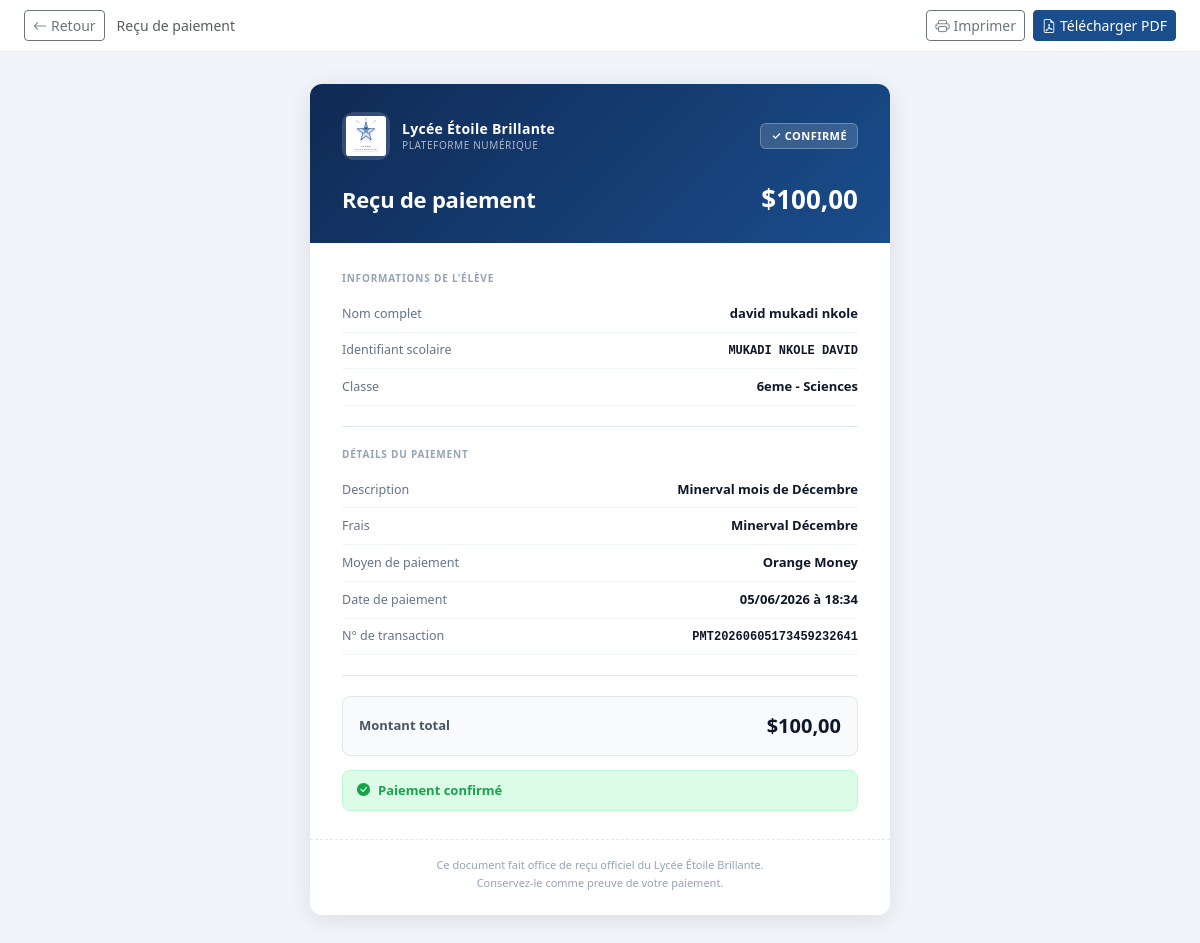
/paiements/10/recu/ (signed in), run on the app's committed database.
### payments/models.py (models this page shows, shortened)
class Paiement(models.Model):
    MODE_CHOICES = [
        ("orange", "Orange Money"),
        ("airtel", "Airtel Money"),
        ("mpesa", "M-Pesa"),
    ]
    STATUT_CHOICES = [
        ("en_attente", "En attente"),
        ("paye", "Payé"),
        ("echec", "Échec"),
    ]
    eleve = models.ForeignKey(Eleve, on_delete=models.CASCADE, related_name="paiements")
    frais = models.ForeignKey(FraisScolaire, null=True, blank=True, on_delete=models.PROTECT, related_name="paiements")
    moyen_paiement = models.CharField(max_length=20, choices=MODE_CHOICES, null=True, blank=True)
    montant = models.DecimalField(max_digits=10, decimal_places=2, editable=False, null=True, blank=True)
    description = models.CharField(max_length=255, blank=True)
    statut = models.CharField(max_length=20, choices=STATUT_CHOICES, default="paye")
    date_paiement = models.DateTimeField(auto_now_add=True)
    numero_transaction = models.CharField(max_length=100, unique=True, blank=True)
    class Meta:
        verbose_name = "paiement"
        verbose_name_plural = "paiements"
        ordering = ["-date_paiement"]
        unique_together = ("eleve", "frais")

class FraisScolaire(models.Model):
    TYPE_CHOICES = [
        ("minerval", "Minerval"),
        ("autre", "Autre"),
    ]
    MOIS_CHOICES = [
        ("septembre", "Septembre"),
        ("octobre", "Octobre"),
        ("novembre", "Novembre"),
        ("decembre", "Décembre"),
        ("janvier", "Janvier"),
        ("fevrier", "Février"),
        ("mars", "Mars"),
        ("avril", "Avril"),
        ("mai", "Mai"),
        ("juin", "Juin"),
    ]
    type_frais = models.CharField(max_length=20, choices=TYPE_CHOICES, default="minerval")
    mois = models.CharField(max_length=15, choices=MOIS_CHOICES)
    montant = models.DecimalField(max_digits=10, decimal_places=2)
    class Meta:
        verbose_name = "frais scolaire"
        verbose_name_plural = "frais scolaires"
        unique_together = ("type_frais", "mois")
    def __str__(self):
        return f"{self.get_type_frais_display()} {self.get_mois_display()}"

### accounts/models.py (models this page shows, shortened)
class Eleve(models.Model):
    user = models.OneToOneField(User, on_delete=models.CASCADE, related_name="eleve")
    nom = models.CharField(max_length=100)
    postnom = models.CharField(max_length=100)
    prenom = models.CharField(max_length=100)
    classe = models.ForeignKey(Classe, on_delete=models.SET_NULL, null=True, blank=True)
    class Meta:
        verbose_name = "élève"
        verbose_name_plural = "élèves"
    @property
    def nom_complet(self):
        return f"{self.prenom} {self.nom} {self.postnom}"

class User(AbstractBaseUser, PermissionsMixin):
    identifiant = models.CharField(max_length=50, unique=True)
    is_active = models.BooleanField(default=True)
    is_staff = models.BooleanField(default=False)
    password_created = models.BooleanField(default=False)
    objects = UserManager()
    USERNAME_FIELD = "identifiant"
    REQUIRED_FIELDS = []
    class Meta:
        verbose_name = "utilisateur"
        verbose_name_plural = "utilisateurs"

class Classe(models.Model):
    niveau = models.CharField(max_length=100)
    departement = models.CharField(max_length=100)
    class Meta:
        verbose_name = "classe"
        verbose_name_plural = "classes"
    def __str__(self):
        return f"{self.niveau} - {self.departement}"

### payments/views.py (the view)
# urls.py: path("<int:pk>/recu/", views.recu, name="recu"),
@login_required(login_url="accounts:signin")
def recu(request, pk):
    eleve = get_eleve_for_user(request.user)
    if eleve is None:
        return render_no_eleve_profile(request)
    paiement = get_object_or_404(Paiement, pk=pk, eleve=eleve)
    return render(
        request,
        "payments/recu.html",
        {"eleve": eleve, "paiement": paiement},
    )

### accounts/utils.py (called while the page is built)
def get_eleve_for_user(user):
    try:
        return Eleve.objects.select_related("classe", "user").get(user=user)
    except Eleve.DoesNotExist:
        return None

### templates/payments/recu.html (shortened to what this page needs)
{% load static %}
<!DOCTYPE html>
<html lang="fr">
<head>
    <link href="https://cdn.jsdelivr.net/npm/bootstrap@5.3.3/dist/css/bootstrap.min.css" rel="stylesheet">
    <link rel="stylesheet" href="https://cdn.jsdelivr.net/npm/bootstrap-icons@1.11.3/font/bootstrap-icons.min.css">
    <link rel="stylesheet" href="{% static 'css/style.css' %}">
</head>
<body>
<div class="recu-page">
    <div class="recu-topbar no-print">
        <a href="{% url 'payments:liste' %}" class="btn btn-sm btn-outline-secondary">
            <i class="bi bi-arrow-left me-1"></i>Retour
        </a>
        <span class="text-muted small fw-medium">Reçu de paiement</span>
        <div class="recu-actions">
            <button onclick="window.print()" class="btn btn-sm btn-outline-secondary">
                <i class="bi bi-printer me-1"></i>Imprimer
            </button>
            <button onclick="downloadPDF()" class="btn btn-sm btn-primary">
                <i class="bi bi-file-earmark-pdf me-1"></i>Télécharger PDF
            </button>
        </div>
    </div>
    <div class="recu-wrapper">
        <div class="recu-doc" id="recuDoc">
            <div class="recu-header">
                <div class="recu-header-top">
                    <div class="recu-school">
                        <div class="recu-logo-wrap">
                            <img src="{% static 'img/logo-ecole.svg' %}" alt="Logo" width="40" height="40">
                        </div>
                        <div class="recu-school-name">
                            <div class="recu-school-main">Lycée Étoile Brillante</div>
                            <div class="recu-school-sub">Plateforme numérique</div>
                        </div>
                    </div>
                    <div class="recu-badge">
                        {% if paiement.statut == "paye" %}✓ Confirmé{% elif paiement.statut == "en_attente" %}⏳ En attente{% else %}✕ Échec{% endif %}
                    </div>
                </div>
                <div class="recu-title-row">
                    <div class="recu-title">Reçu de paiement</div>
                    <div class="recu-amount-big">${{ paiement.montant|floatformat:2 }}</div>
                </div>
            </div>
            <div class="recu-body">
                <div class="recu-section-label">Informations de l'élève</div>
                <div class="recu-row">
                    <span class="recu-row-label">Nom complet</span>
                    <span class="recu-row-value">{{ eleve.nom_complet }}</span>
                </div>
                <div class="recu-row">
                    <span class="recu-row-label">Identifiant scolaire</span>
                    <span class="recu-row-value" style="font-family:monospace;font-size:12px;">{{ eleve.user.identifiant }}</span>
                </div>
                {% if eleve.classe %}
                <div class="recu-row">
                    <span class="recu-row-label">Classe</span>
                    <span class="recu-row-value">{{ eleve.classe }}</span>
                </div>
                {% endif %}
                <div class="recu-divider"></div>
                <div class="recu-section-label">Détails du paiement</div>
                <div class="recu-row">
                    <span class="recu-row-label">Description</span>
                    <span class="recu-row-value">{{ paiement.description|default:"—" }}</span>
                </div>
                {% if paiement.frais %}
                <div class="recu-row">
                    <span class="recu-row-label">Frais</span>
                    <span class="recu-row-value">{{ paiement.frais }}</span>
                </div>
                {% endif %}
                {% if paiement.moyen_paiement %}
                <div class="recu-row">
                    <span class="recu-row-label">Moyen de paiement</span>
                    <span class="recu-row-value">{{ paiement.get_moyen_paiement_display }}</span>
                </div>
                {% endif %}
                <div class="recu-row">
                    <span class="recu-row-label">Date de paiement</span>
                    <span class="recu-row-value">{{ paiement.date_paiement|date:"d/m/Y à H:i" }}</span>
                </div>
                <div class="recu-row">
                    <span class="recu-row-label">N° de transaction</span>
                    <span class="recu-row-value" style="font-family:monospace;font-size:12px;">{{ paiement.numero_transaction }}</span>
                </div>
                <div class="recu-divider"></div>
                <div class="recu-total-row">
                    <span class="recu-total-label">Montant total</span>
                    <span class="recu-total-value">${{ paiement.montant|floatformat:2 }}</span>
                </div>
                <div class="recu-status-row {{ paiement.statut }}">
                    {% if paiement.statut == "paye" %}
                    <i class="bi bi-check-circle-fill"></i> Paiement confirmé
                    {% elif paiement.statut == "en_attente" %}
                    <i class="bi bi-clock-fill"></i> En attente de confirmation
                    {% else %}
                    <i class="bi bi-x-circle-fill"></i> Paiement échoué
                    {% endif %}
                </div>
            </div>
            <div class="recu-footer">
                <p>Ce document fait office de reçu officiel du Lycée Étoile Brillante.<br>
                Conservez-le comme preuve de votre paiement.</p>
            </div>
        </div>
    </div>
</div>
</body>
</html>

### static/css/style.css (style rules this page uses)
body { background-color: #f8f9fa; color: #212529; }
.btn-primary { background-color: #1a4d8c; border-color: #1a4d8c; }

### templates/payments/recu.html (style rules this page uses)
body { background: #f1f5f9; }
.recu-page { min-height: 100vh; display: flex; flex-direction: column; }
.recu-topbar { background: #fff; border-bottom: 1px solid #e2e8f0; padding: 10px 24px; display: flex; align-items: center; gap: 12px; }
.recu-actions { display: flex; gap: 8px; margin-left: auto; }
.recu-wrapper { flex: 1; display: flex; justify-content: center; align-items: flex-start; padding: 32px 16px; }
.recu-doc { background: #fff; width: 100%; max-width: 580px; border-radius: 12px; box-shadow: 0 4px 24px rgba(0,0,0,.1); overflow: hidden; }
.recu-header { background: linear-gradient(135deg, #0f2a54 0%, #1a4d8c 100%); padding: 28px 32px 24px; color: #fff; position: relative; }
.recu-header-top { display: flex; align-items: center; justify-content: space-between; margin-bottom: 20px; }
.recu-school { display: flex; align-items: center; gap: 12px; }
.recu-logo-wrap { width: 48px; height: 48px; background: rgba(255,255,255,.15); border-radius: 12px; padding: 4px; }
.recu-school-name { line-height: 1.3; }
.recu-school-main { font-size: 14px; font-weight: 700; letter-spacing: .02em; }
.recu-school-sub { font-size: 10px; opacity: .65; text-transform: uppercase; letter-spacing: .06em; }
.recu-badge { background: rgba(255,255,255,.15); border: 1px solid rgba(255,255,255,.25); border-radius: 6px; padding: 4px 10px; font-size: 11px; font-weight: 600; letter-spacing: .04em; text-transform: uppercase; }
.recu-title-row { display: flex; align-items: center; justify-content: space-between; gap: 8px; }
.recu-title { font-size: 22px; font-weight: 800; letter-spacing: -.01em; }
.recu-amount-big { font-size: 26px; font-weight: 800; }
.recu-body { padding: 28px 32px; }
.recu-section-label { font-size: 10px; font-weight: 700; text-transform: uppercase; letter-spacing: .08em; color: #94a3b8; margin-bottom: 10px; }
.recu-row { display: flex; justify-content: space-between; align-items: baseline; padding: 8px 0; border-bottom: 1px solid #f1f5f9; gap: 12px; }
.recu-row-label { font-size: 12.5px; color: #64748b; flex-shrink: 0; }
.recu-row-value { font-size: 13px; font-weight: 600; color: #0f172a; text-align: right; }
.recu-divider { height: 1px; background: #e2e8f0; margin: 20px 0; }
.recu-total-row { display: flex; justify-content: space-between; align-items: center; background: #f8fafc; border: 1px solid #e2e8f0; border-radius: 8px; padding: 14px 16px; }
.recu-total-label { font-size: 13px; font-weight: 700; color: #475569; }
.recu-total-value { font-size: 20px; font-weight: 800; color: #0f172a; }
.recu-status-row { display: flex; align-items: center; gap: 8px; margin-top: 14px; padding: 10px 14px; border-radius: 8px; font-size: 13px; font-weight: 600; }
.recu-status-row.paye { background: #dcfce7; color: #16a34a; border: 1px solid #bbf7d0; }
.recu-footer { padding: 16px 32px 24px; border-top: 1px dashed #e2e8f0; text-align: center; }
.recu-footer p { font-size: 11px; color: #94a3b8; margin: 0; line-height: 1.6; }

### data on the page
Paiement: montant "100,00", description "Minerval mois de Décembre", frais "Minerval Décembre", moyen_paiement "Orange Money", date_paiement "05/06/2026 à 18:34", numero_transaction "PMT20260605173459232641"
Eleve: nom_complet "david mukadi nkole", user.identifiant "MUKADI NKOLE DAVID", classe "6eme - Sciences"
